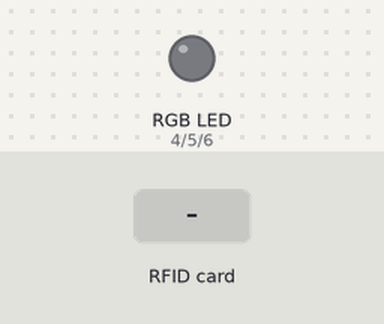
The sketch below on a simulated Arduino Uno, built with avr-gcc and run on an emulated ATmega328P. Parts: an RGB LED mixed from three pins (HIGH = lit). The test bench sets the inputs (shaded band). Pins used as bus, display or sensor lines are not drawn; what the sketch prints to the serial monitor is not drawn.

Above: at 1.2 s.
1.3 s: RFID card 21 CE 50 D3 held to the reader
At 1.7 s:
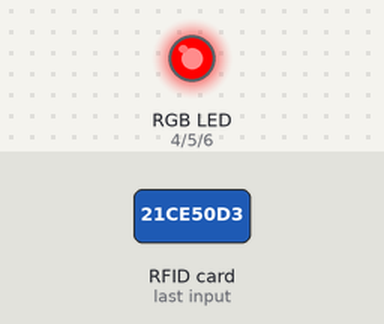
3.3 s: RFID card 5E 7A 19 C4 held to the reader
At 3.7 s:
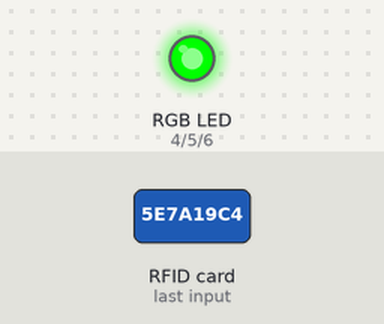
Timing chart, 0 to 6.3 s (numbered marks = the images above; inputs shaded):
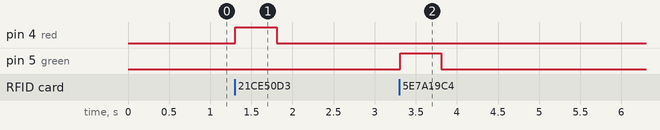

The sketch:

rfid_rgb.ino
```cpp
#include <SPI.h>
#include <MFRC522.h>
#define SS_PIN 10   //SS 핀 설정
#define RST_PIN 9   //RST 핀 설정
MFRC522 rfid(SS_PIN, RST_PIN);  //클래스 객체 선언

int red = 4;
int green = 5;
int blue = 6;

void setup(){
  Serial.begin(9600);
  SPI.begin();      //SPI 통신 시작
  rfid.PCD_Init();  //RFID 초기화
  Serial.println("카드를 대주세요");
  Serial.println();

  pinMode(red, OUTPUT);
  pinMode(green, OUTPUT);
  pinMode(blue, OUTPUT);
}

void loop() {
  //새 카드가 인식되면 넘어감
  if(! rfid.PICC_IsNewCardPresent())
    return;
  //카드가 제대로 읽혀지면 넘어감
  if(!rfid.PICC_ReadCardSerial())
    return;

    //현재 접촉되는 카드 타입 읽어오기
    String content = "";
    byte letter;
    for(byte i = 0; i<rfid.uid.size; i++)
    {
      content.concat(String(rfid.uid.uidByte[i] < 0x10?" 0" : " "));
      content.concat(String(rfid.uid.uidByte[i], HEX));
    }

    content.toUpperCase();

    //UID값이 지정해 둔 값과 같으면 출입 가능
    if(content.substring(1) == "21 CE 50 D3") //key1
    {
      digitalWrite(red, HIGH);   // 빨간색 LED ON
      delay(500);
      digitalWrite(red, LOW);    // 빨간색 LED OFF
      delay(500);
      Serial.println("출입자명: MJC");
      Serial.println("Message: 출입 가능");
      Serial.println();
      delay(500);
    }
    //UID값이 다르면 출입금지
    else
    {
      digitalWrite(green, HIGH); // 초록색 LED ON
      delay(500);
      digitalWrite(green, LOW);  // 초록색 LED OFF
      delay(500);
      Serial.println("해당 출입자가 아닙니다");
      Serial.println("Message: 출입 금지");
      Serial.println();
      delay(500);
    }
}
```

Measured:
- after the input at 1.3 s, pin 4 (red): LOW → HIGH at once, → LOW 0.50 s later
- after the input at 3.3 s, pin 5 (green): LOW → HIGH at once, → LOW 0.50 s later
